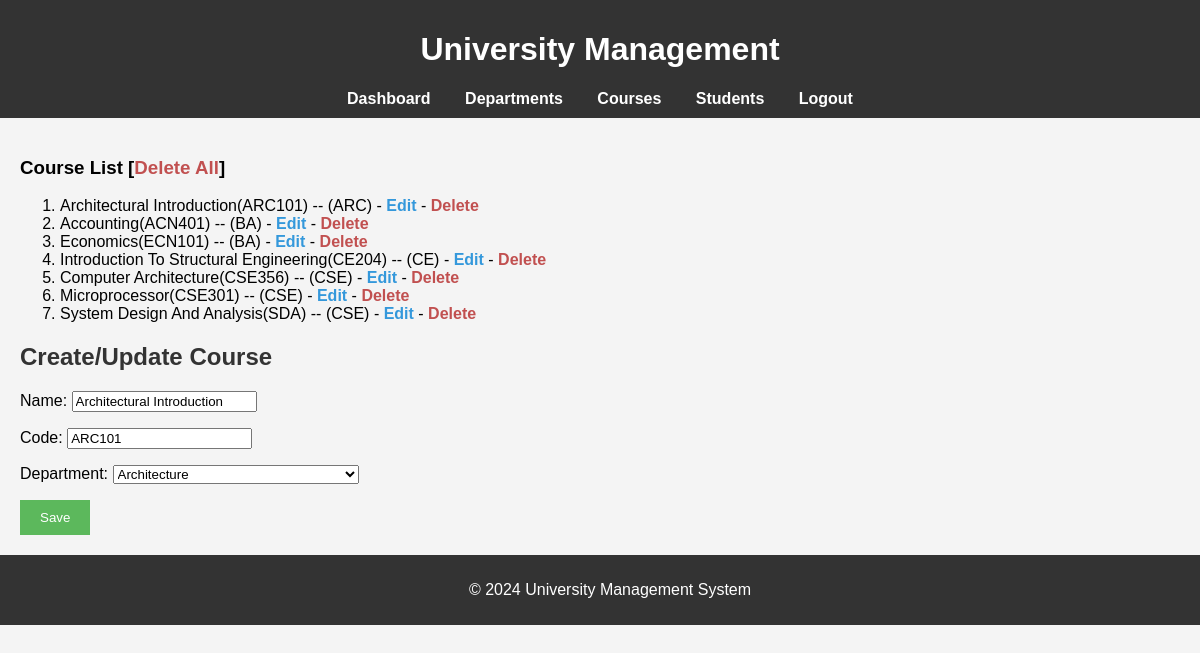
/courses/edit/9 (signed in), run on the app's committed database.
### university/models.py (models this page shows, shortened)
class Courses(models.Model):
    name = models.CharField(max_length=50)
    code = models.CharField(max_length=10)
    department = models.ForeignKey(Departments, on_delete=models.CASCADE)
    class Meta:
        ordering = ["department", "name"]

class Departments(models.Model):
    name = models.CharField(max_length=50)
    code = models.CharField(max_length=5)
    def __str__(self):
        return self.name
    class Meta:
        ordering = ["name"]

### university/views.py (the view)
# urls.py: path("courses/edit/<int:pk>", views.edit_course, name="edit_course"),
@login_required(login_url="login")
def edit_course(request, pk):
    courses = Courses.objects.get(pk=pk)
    if request.method == "POST":
        form = CourseForm(request.POST, instance=courses)
        if form.is_valid():
            form.save()
            return redirect("create_course")
    form = CourseForm(instance=courses)
    return render(request, "courses.html", {"form": form})

### university/forms.py
class CourseForm(forms.ModelForm):
    class Meta:
        model = Courses
        fields = "__all__"

### people/context_processor.py (called while the page is built)
def people_processor(request):
    students = Students.objects.all()
    teachers = Teachers.objects.all()
    return {
        "students" : students,
        "teachers" : teachers
    }

### university/context_processor.py (called while the page is built)
def university_processor(request):
    departments = Departments.objects.all()
    courses = Courses.objects.all()
    return {
        "departments" : departments,
        "courses" : courses,
    }

### templates/courses.html (shortened to what this page needs)
{% extends 'base.html' %}
{% block content %}
    <h3>Course List <span>[<a id="delete" href="{% url 'delete_all_course' %}">Delete All</a>]</span></h3>
    <ol>
        {% for course in courses %}
            <li>{{ course.name }}({{ course.code }}) -- ({{course.department.code}}) - <a href="{% url 'edit_course' course.id %}">Edit</a> - <a href="{% url 'delete_course' course.id %}" id="delete">Delete</a></li>
        {% endfor %}
    </ol>
<h2>Create/Update Course</h2>
<form method="POST">
    {{ form.as_p }}
    <button type="submit">Save</button>
</form>
{% endblock %}

### static/css/styles.css (style rules this page uses)
body { font-family: Arial, sans-serif; margin: 0; padding: 0; background-color: #f4f4f4; }
h2 { color: #333; }
button { background-color: #5cb85c; color: white; border: none; padding: 10px 20px; cursor: pointer; }
a { text-decoration: none; color: #3498db; font-weight: bold; transition: color 0.3s ease; }
#delete { color : #c15050; }

### data on the page
Courses: name "Architectural Introduction", code "ARC101", department.code "ARC", department "Architecture"
Courses: name "Accounting", code "ACN401", department.code "BA"
Courses: name "Economics", code "ECN101", department.code "BA"
Courses: name "Introduction To Structural Engineering", code "CE204", department.code "CE"
Courses: name "Computer Architecture", code "CSE356", department.code "CSE"
Courses: name "Microprocessor", code "CSE301", department.code "CSE"
Courses: name "System Design And Analysis", code "SDA", department.code "CSE"
